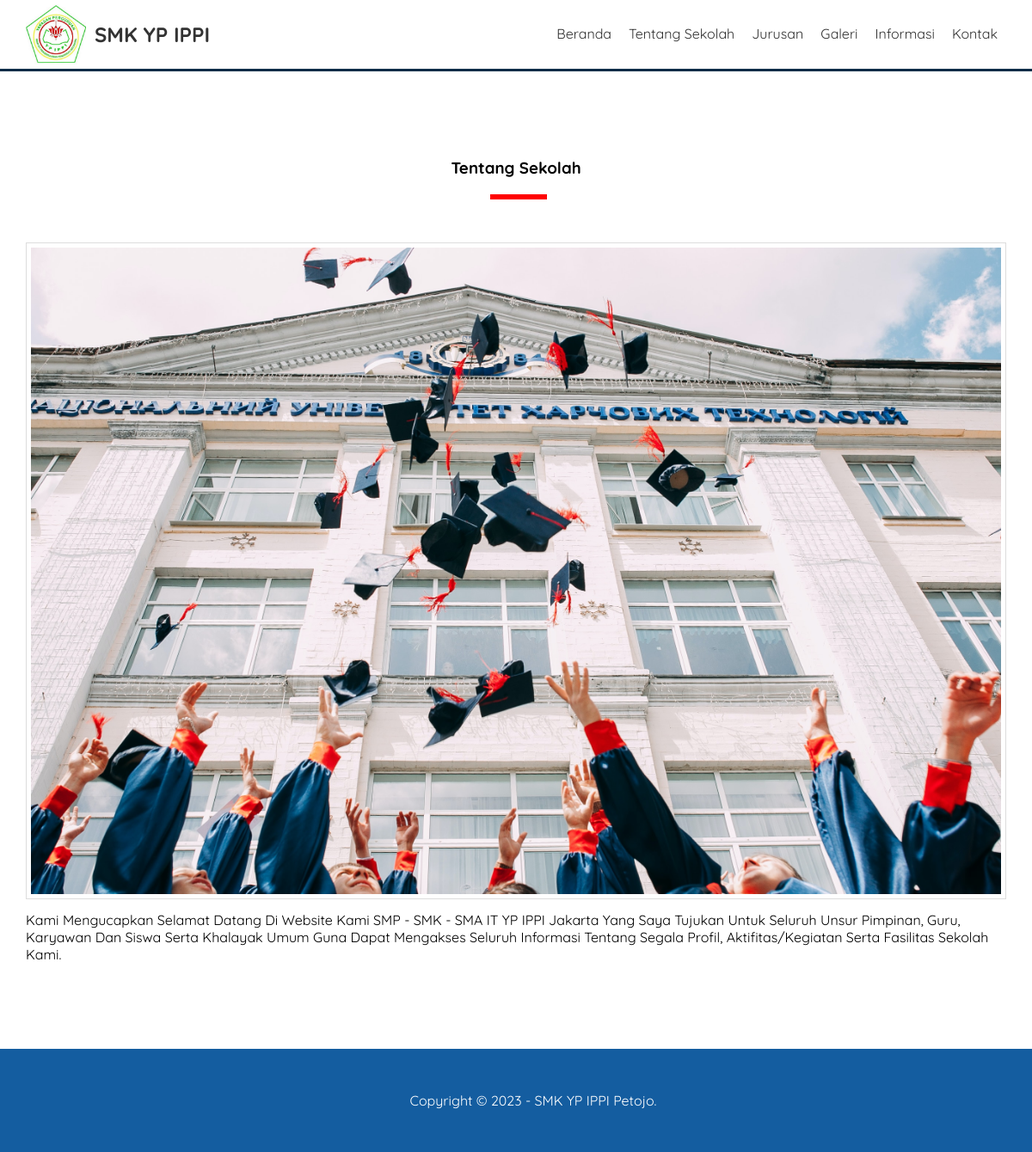
/tentang-sekolah.php, run on the app's committed database.
### tables this page shows
CREATE TABLE `pengaturan` (
  `id` int(11) NOT NULL,
  `nama` varchar(50) NOT NULL,
  `email` varchar(50) NOT NULL,
  `telepon` varchar(20) NOT NULL,
  `alamat` text NOT NULL,
  `logo` varchar(50) NOT NULL,
  `favicon` varchar(50) NOT NULL,
  `tentang_sekolah` text NOT NULL,
  `foto_sekolah` varchar(50) NOT NULL,
  `google_maps` text NOT NULL,
  `nama_kepsek` varchar(50) NOT NULL,
  `foto_kepsek` varchar(50) NOT NULL,
  `sambutan_kepsek` text NOT NULL,
  `created_at` timestamp NOT NULL DEFAULT current_timestamp(),
  `updated_at` datetime DEFAULT NULL
);

### tentang-sekolah.php (the view)
<?php include 'header.php'; ?>
<div class="section">
    <div class="container">
      <h3 class="text-center">Tentang Sekolah</h3>
      <img src="uploads/identitas/<?= $d->foto_sekolah ?>" width="100%" class="image">
      <?= $d->tentang_sekolah ?>
    </div>
</div>
<?php include 'footer.php'; ?>

### header.php (shortened to what this page needs)
<?php
   include 'koneksi.php';
   $identitas = mysqli_query($conn, "SELECT * FROM pengaturan ORDER BY ID DESC LIMIT 1");
   $d = mysqli_fetch_object($identitas);
?>
<!DOCTYPE html>
<html lang="en">
<head>
    <link rel="stylesheet" type="text/css" href="assets/css/style.css">
</head>
<body>
    <div class="header">
        <div class="container">
            <div class="header-logo">
                <img src="uploads/identitas/<?= $d->logo ?>" width="70px">
                <h2><a href="index.php"><?= $d->nama ?></a></h2>
            </div>
            <ul class="header-menu">
                <li><a href="index.php">Beranda</a></li>
                <li><a href="tentang-sekolah.php">Tentang Sekolah</a></li>
                <li><a href="jurusan.php">Jurusan</a></li>
                <li><a href="galeri.php">Galeri</a></li>
                <li><a href="informasi.php">Informasi</a></li>
                <li><a href="kontak.php">Kontak</a></li>
            </ul>
        </div>
    </div>

### footer.php (shortened to what this page needs)
    <footer>
        <div class="container text-center">
            Copyright &copy; 2023 - <?= $d->nama ?> Petojo.
        </div>
    </footer>
</body>
</html>

### assets/css/style.css (style rules this page uses)
* { margin: 0; padding: 0; font-family: 'Quicksand', sans-serif; box-sizing: border-box; }
a { text-decoration: none; }
.container { width: 1140px; margin: 0 auto ; }
.container:after { content: ""; display: block; clear: both; }
.text-center { text-align: center !important; }
.image { border: 1px solid #ddd; padding: 5px; }
.header { border-bottom: 3px solid #0C2D48; }
.header a { color: #333; }
.header-logo { float: left; line-height: 70px; padding: 5px 0; }
.header-logo img { float: left; margin-right: 10px; }
.header-logo h2 { float: left; }
.header-menu { float: right; }
.header-menu li { float: left; list-style: none; padding: 29px 10px; }
.section { padding: 100px 0; }
.section h3 { padding-bottom: 25px; margin-bottom: 50px; position: relative; }
.section h3::after { content: ""; display: block; width: 60px; border: 3px solid red; position: absolute; bottom: 0; left: calc(50% - 30px); }
.section img { margin-bottom: 10px; }
footer { padding: 50px; background-color: #145DA0; color: #fff; }

### data on the page
pengaturan: logo (picture), nama "SMK YP IPPI", foto_sekolah (picture), tentang_sekolah "Kami Mengucapkan Selamat Datang Di Website Kami SMP - SMK - SMA IT YP IPPI Jakarta Yang Saya Tujukan Untuk Seluruh Unsur Pimpinan, Guru, Karyawan Dan Siswa Serta Khalayak Umum Guna Dapat Mengakses Seluruh Informasi Tentang Segala Profil, Aktifitas/Kegiatan Serta Fasilitas Sekolah Kami."
